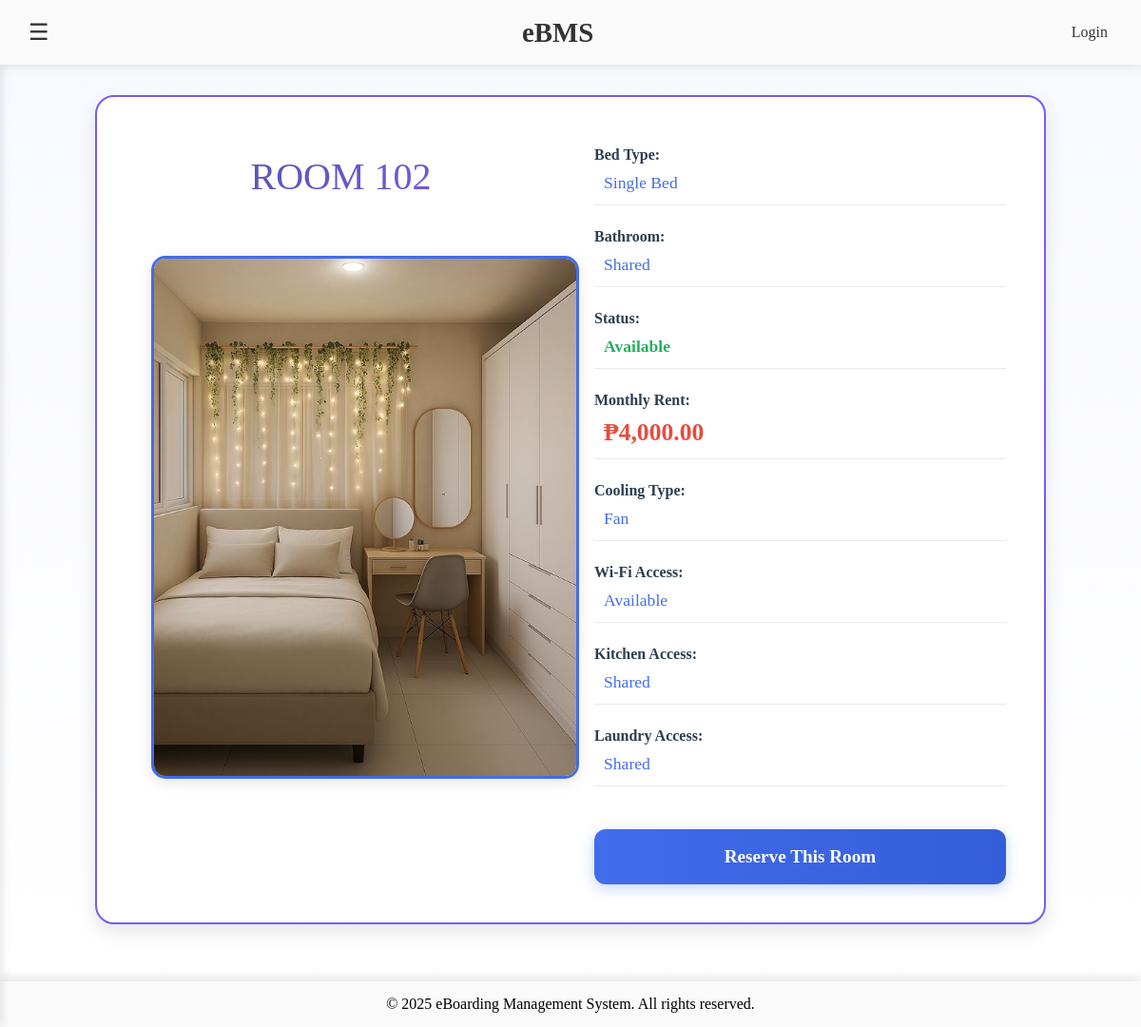
/room-detail.php?room=102, run on the app's committed database.
### tables this page shows
CREATE TABLE `rooms` (
  `id` int(11) NOT NULL,
  `room_number` varchar(10) NOT NULL,
  `bed_type` varchar(50) NOT NULL,
  `bathroom_type` varchar(50) NOT NULL,
  `status` varchar(20) DEFAULT 'Available',
  `monthly_rent` decimal(10,2) NOT NULL,
  `cooling_type` varchar(50) DEFAULT NULL,
  `wifi_access` varchar(50) DEFAULT NULL,
  `kitchen_access` varchar(50) DEFAULT NULL,
  `laundry_access` varchar(50) DEFAULT NULL,
  `main_img` varchar(255) DEFAULT NULL,
  `images` text DEFAULT NULL,
  `created_at` timestamp NOT NULL DEFAULT current_timestamp(),
  `image_path` varchar(255) DEFAULT ''
);

### room-detail.php (the view, shortened to what this page needs)
<?php
include 'db.php';
$roomNumber = isset($_GET['room']) ? $_GET['room'] : '';
$room_query = $conn->prepare("SELECT * FROM rooms WHERE room_number = ?");
$room_query->bind_param("s", $roomNumber);
$room_query->execute();
$room_result = $room_query->get_result();
$room = $room_result->fetch_assoc();
$room_image = !empty($room['image_path']) ? $room['image_path'] : 'images/room-placeholder.jpg';
?>
<!DOCTYPE html>
<html lang="en">
<head>
  <link rel="stylesheet" href="https://cdnjs.cloudflare.com/ajax/libs/font-awesome/6.4.0/css/all.min.css">
</head>
<body>
  <?php include 'index-header.php'; ?>
  <div class="main-content" id="mainContent">
    <div class="room-detail-container">
      <div class="room-detail">
        <div class="image-section">
          <div class="main-image-container">
            <div class="room-title">ROOM <?php echo $room['room_number']; ?></div>
            <?php if (!empty($room['image_path']) && file_exists($room['image_path'])): ?>
              <img src="<?php echo $room_image; ?>"
                   class="main-img">
            <?php endif; ?>
          </div>
        </div>
        <div class="details-section">
          <div class="details-list">
            <div class="detail-item">
              <span class="detail-label">Bed Type:</span>
              <span class="detail-value"><?php echo $room['bed_type']; ?></span>
            </div>
            <div class="detail-item">
              <span class="detail-label">Bathroom:</span>
              <span class="detail-value"><?php echo $room['bathroom_type']; ?></span>
            </div>
            <div class="detail-item">
              <span class="detail-label">Status:</span>
              <span class="detail-value status-<?php echo strtolower($room['status']); ?>">
                <?php echo $room['status']; ?>
              </span>
            </div>
            <div class="detail-item">
              <span class="detail-label">Monthly Rent:</span>
              <span class="detail-value price-highlight">₱<?php echo number_format($room['monthly_rent'], 2); ?></span>
            </div>
            <div class="detail-item">
              <span class="detail-label">Cooling Type:</span>
              <span class="detail-value"><?php echo $room['cooling_type']; ?></span>
            </div>
            <div class="detail-item">
              <span class="detail-label">Wi-Fi Access:</span>
              <span class="detail-value"><?php echo $room['wifi_access']; ?></span>
            </div>
            <div class="detail-item">
              <span class="detail-label">Kitchen Access:</span>
              <span class="detail-value"><?php echo $room['kitchen_access']; ?></span>
            </div>
            <div class="detail-item">
              <span class="detail-label">Laundry Access:</span>
              <span class="detail-value"><?php echo $room['laundry_access']; ?></span>
            </div>
          </div>
          <?php if ($room['status'] == 'Available'): ?>
            <a href="reserve-room.php?room=<?php echo $roomNumber; ?>" class="reserve-btn">
              Reserve This Room
            </a>
          <?php else: ?>
            <button class="reserve-btn" disabled>
              Room <?php echo $room['status']; ?>
            </button>
          <?php endif; ?>
        </div>
      </div>
    </div>
  </div>
  <?php include 'index-footer.php'; ?>
</body>
</html>

### room-detail.php (style rules this page uses)
* { margin: 0; padding: 0; box-sizing: border-box; }
body { font-family: Arial Black; background: #f8f9ff; margin: 0; padding: 0; min-height: 100vh; }
.main-content { padding: 100px 20px 60px 20px; min-height: 100vh; background: linear-gradient(180deg, #f8f9ff 0%, #ffffff 100%); width: 100%; }
.room-detail-container { max-width: 1000px; margin: 0 auto; background: white; border-radius: 20px; padding: 40px; box-shadow: 0 8px 20px rgba(0, 0, 0, 0.1); border: 2px solid #7a5af5; }
.room-detail { display: flex; flex-wrap: wrap; justify-content: center; align-items: flex-start; gap: 50px; }
.image-section { flex: 1; min-width: 300px; display: flex; flex-direction: column; gap: 20px; align-items: center; }
.main-image-container { width: 100%; max-width: 400px; text-align: center; }
.main-img { margin-top: 50px; width: 450px; height: 550px; object-fit: cover; border-radius: 15px; border: 3px solid #416cec; box-shadow: 0 4px 15px rgba(0,0,0,0.1); background: #f8f9ff; }
.details-section { flex: 1; min-width: 350px; display: flex; flex-direction: column; gap: 15px; }
.room-title { font-family: Arial Black; font-size: 2.5em; color: #4c56a1; margin-top: 20px; margin-bottom: 10px; background: linear-gradient(135deg, #4c56a1, #7a5af5); -webkit-background-clip: text; -webkit-text-fill-color: transparent; background-clip: text; text-align: center; }
.details-list { display: flex; flex-direction: column; gap: 12px; }
.detail-item { display: flex; flex-direction: column; gap: 5px; padding: 12px 0; border-bottom: 1px solid #eaeaea; }
.detail-label { font-weight: 600; color: #2c3e50; font-size: 1em; margin-bottom: 5px; }
.detail-value { color: #416cec; font-weight: 500; font-size: 1.1em; padding-left: 10px; }
.price-highlight { font-size: 1.6em; font-weight: bold; color: #e74c3c; }
.status-available { color: #27ae60; font-weight: bold; font-size: 1.1em; }
.reserve-btn { background: linear-gradient(90deg, #416cec, #345dd8); color: white; border: none; border-radius: 12px; padding: 18px 30px; font-size: 1.2em; font-family: Arial Black; cursor: pointer; transition: all 0.3s ease; box-shadow: 0 4px 15px rgba(65, 108, 236, 0.3); text-decoration: none; display: inline-block; font-weight: 600; text-align: center; margin-top: 30px; width: 100%; }

### data on the page
rooms: room_number "102", image_path (picture), bed_type "Single Bed", bathroom_type "Shared", status "Available", monthly_rent "4,000.00", cooling_type "Fan", wifi_access "Available", kitchen_access "Shared", laundry_access "Shared"
